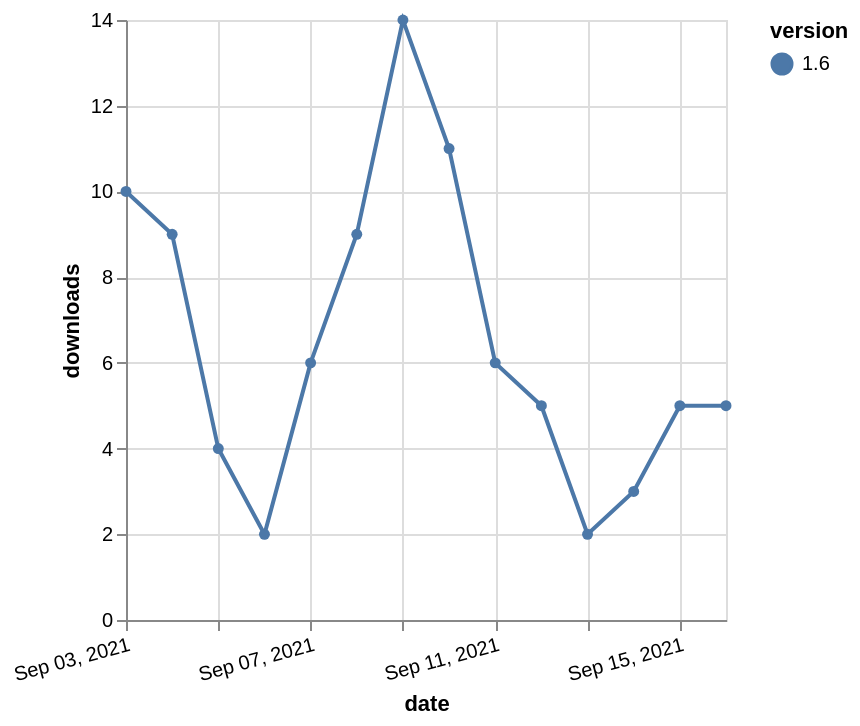

Specify this chart in Vega-Lite:
### Vega-Lite specification from a JSON file in a GitHub repository (floating-point values rounded to 4 significant figures)
{"$schema": "https://vega.github.io/schema/vega-lite/v5.json", "description": "A simple bar chart with embedded data.", "data": {"values": [{"date": "2021-09-03", "total": 97996, "delta": 10, "version": "1.6"}, {"date": "2021-09-04", "total": 98005, "delta": 9, "version": "1.6"}, {"date": "2021-09-05", "total": 98009, "delta": 4, "version": "1.6"}, {"date": "2021-09-06", "total": 98011, "delta": 2, "version": "1.6"}, {"date": "2021-09-07", "total": 98017, "delta": 6, "version": "1.6"}, {"date": "2021-09-08", "total": 98026, "delta": 9, "version": "1.6"}, {"date": "2021-09-09", "total": 98040, "delta": 14, "version": "1.6"}, {"date": "2021-09-10", "total": 98051, "delta": 11, "version": "1.6"}, {"date": "2021-09-11", "total": 98057, "delta": 6, "version": "1.6"}, {"date": "2021-09-12", "total": 98062, "delta": 5, "version": "1.6"}, {"date": "2021-09-13", "total": 98064, "delta": 2, "version": "1.6"}, {"date": "2021-09-14", "total": 98067, "delta": 3, "version": "1.6"}, {"date": "2021-09-15", "total": 98072, "delta": 5, "version": "1.6"}, {"date": "2021-09-16", "total": 98077, "delta": 5, "version": "1.6"}]}, "width": "container", "mark": {"type": "line", "point": {"filled": true}}, "encoding": {"x": {"field": "date", "type": "temporal", "timeUnit": "yearmonthdate", "title": "date", "axis": {"labelAngle": -15}}, "y": {"field": "delta", "type": "quantitative", "title": "downloads"}, "color": {"field": "version", "type": "nominal"}, "tooltip": {"field": "delta"}}}
